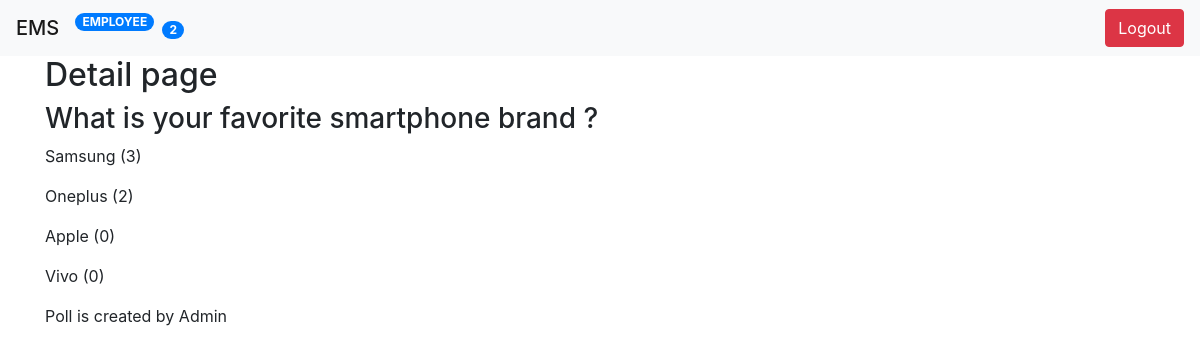
Page /poll/details/2 on the committed database.
### poll/models.py (models this page shows, shortened)
class Question(models.Model):
    title = models.TextField(null=True,blank=True)
    status = models.CharField(default='inactive',max_length=10)
    created_by = models.ForeignKey(User , null=True, blank=True , on_delete=models.CASCADE)
    start_date = models.DateTimeField(null=True , blank=True)
    end_date = models.DateTimeField(null=True , blank=True)
    created_at = models.DateTimeField(auto_now_add=True)
    updated_at = models.DateTimeField(auto_now=True)
    def __str__(self):
        return self.title
    @property
    def choices(self):
        return self.choice_set.all()

class Choice(models.Model):
    question = models.ForeignKey(Question,on_delete=models.CASCADE)
    text = models.TextField(null=True,blank=True)
    created_at = models.DateTimeField(auto_now_add=True)
    updated_at = models.DateTimeField(auto_now=True)
    @property
    def votes(self):
        return self.answer_set.count()

### poll/views.py (the view)
# urls.py: path('details/<int:id>' , details , name="details" ),
def details(request,id=None):
    print("iddd" , id)
    context = {}
    try:
        obj_list = Question.objects.get(id=id)
    except:
        raise Http404
    context['title'] = 'poll'
    context['question'] = obj_list
    print("objjjj" , obj_list)
    return render(request,"poll/details.html" , context)

### poll/context_processor.py (called while the page is built)
def polls_count(request):
    count = Question.objects.count()
    print("count",count)
    return { "count" : count }

### templates/poll/details.html
{% extends 'base.html' %}
{% block content %}
<h2> Detail page </h2>
<h3>{{question.title}}</h3>
{% for choice in question.choices %}
<p> {{ choice.text }}  ({{ choice.votes }})</p>
{% empty %}
<p> There is no choice available for this questions. </p>
{% endfor %}
<p> Poll is created by {{ question.created_by.first_name }} </p>
{% endblock content %}

### templates/base.html (shortened to what this page needs)
<!DOCTYPE html>
<html lang="en">
<head>
    <link rel="stylesheet" href="https://maxcdn.bootstrapcdn.com/bootstrap/4.0.0/css/bootstrap.min.css">
</head>
<body>
    {% include 'header.html'  %}
    <div class="container">
        {% block content %}
        {% endblock content %}
    </div>
</body>
</html>

### templates/header.html (shortened to what this page needs)
<div class="navbar navbar-expand-lg navbar-light bg-light">
    <span class="navbar-brand mb-0 h1">EMS</span>
    <div class="collapse navbar-collapse" id="navbarNav">
        <ul class="navbar-nav">
            <li class="nav-item">
                <a href="{% url 'employee:list' %}">
                <span class="badge badge-primary badge-pill ">{{ 'employee' | upper  }}   </span>
                </a>
            </li>
            <li class="nav-item">
                <a class="nav-link" href="{% url 'poll:home' %}">
                    <span class="badge badge-primary badge-pill ">{{ count }}</span>
                </a>
            </li>
        </ul>
    </div>
    <div class="text-right">
        {% if user %}
            <form method="POST" action="/logout/">
                <input type="submit" class="btn btn-danger" value="Logout" />
            </form>
        {% endif %}
    </div>
</div>

### rows in the picture
Question: title "What is your favorite smartphone brand ?", created_by.first_name "Admin"
Choice: text "Samsung", votes "3"
Choice: text "Oneplus", votes "2"
Choice: text "Apple", votes "0"
Choice: text "Vivo", votes "0"

### other values in the picture
{{ 'employee' | upper }} "EMPLOYEE"
{{ count }} "2"
